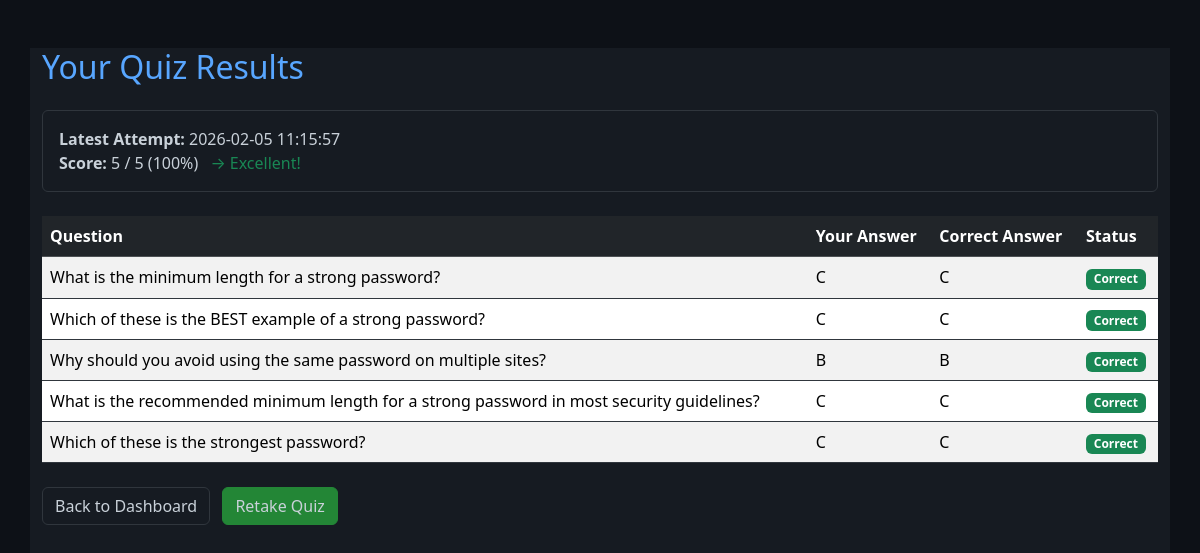
/results.php?lesson_id=1 (signed in), run on the app's committed database.
### tables this page shows
CREATE TABLE `user_answers` (
  `id` int(11) NOT NULL,
  `user_id` int(11) NOT NULL,
  `question_id` int(11) NOT NULL,
  `answer` text NOT NULL,
  `is_correct` tinyint(1) DEFAULT 0,
  `submitted_at` timestamp NOT NULL DEFAULT current_timestamp()
);

CREATE TABLE `questions` (
  `id` int(11) NOT NULL,
  `lesson_id` int(11) NOT NULL,
  `question` text NOT NULL,
  `options` text DEFAULT NULL,
  `correct_answer` varchar(255) NOT NULL,
  `type` enum('mcq','short') DEFAULT 'mcq'
);

### results.php (the view, shortened to what this page needs)
<?php
include 'db_connect.php';
$lesson_id = $_GET['lesson_id'] ?? 0;
$user_id   = $_SESSION['user_id'];
$stmt = $conn->prepare("
    SELECT ua.*, q.question, q.correct_answer
    FROM user_answers ua
    INNER JOIN questions q ON ua.question_id = q.id
    WHERE ua.user_id = ?
      AND q.lesson_id = ?
      AND ua.submitted_at = (
          SELECT MAX(submitted_at)
          FROM user_answers sub
          WHERE sub.user_id = ua.user_id
            AND sub.question_id = ua.question_id
      )
    ORDER BY ua.submitted_at DESC
");
$stmt->execute([$user_id, $lesson_id]);
$answers = $stmt->fetchAll(PDO::FETCH_ASSOC);
$total     = count($answers);
$correct   = 0;
foreach ($answers as $a) {
if ($a['is_correct']) $correct++;
}
$percentage = $total > 0 ? round(($correct / $total) * 100, 1) : 0;
$latest_attempt = $answers ? $answers[0]['submitted_at'] : '';
?>
<!DOCTYPE html>
<html lang="en">
<head>
<link href="https://cdn.jsdelivr.net/npm/bootstrap@5.3.3/dist/css/bootstrap.min.css" rel="stylesheet">
<link href="style.css" rel="stylesheet">
</head>
<body class="container mt-5">
<h2 class="mb-4">Your Quiz Results</h2>
<div class="alert alert-info mb-4">
<strong>Latest Attempt:</strong> <?= htmlspecialchars($latest_attempt ?: 'N/A') ?><br>
<strong>Score:</strong> <?= $correct ?> / <?= $total ?> (<?= $percentage ?>%)
<?php if ($percentage >= 80): ?>
    <span class="text-success ms-2">→ Excellent!</span>
<?php elseif ($percentage >= 60): ?>
    <span class="text-warning ms-2">→ Good – keep practicing</span>
<?php else: ?>
    <span class="text-danger ms-2">→ Review the lesson and try again</span>
<?php endif; ?>
</div>
<?php if (empty($answers)): ?>
<div class="alert alert-warning">
    No answers found for this quiz. Please take the quiz first.
</div>
<?php else: ?>
<table class="table table-striped table-hover">
    <thead class="table-dark">
        <tr>
            <th>Question</th>
            <th>Your Answer</th>
            <th>Correct Answer</th>
            <th>Status</th>
        </tr>
    </thead>
    <tbody>
        <?php foreach ($answers as $a): ?>
            <tr>
                <td><?= htmlspecialchars($a['question']) ?></td>
                <td><?= htmlspecialchars($a['answer'] ?: '—') ?></td>
                <td><?= htmlspecialchars($a['correct_answer']) ?></td>
                <td>
                    <?php if ($a['is_correct']): ?>
                        <span class="badge bg-success">Correct</span>
                    <?php else: ?>
                        <span class="badge bg-danger">Incorrect</span>
                    <?php endif; ?>
                </td>
            </tr>
        <?php endforeach; ?>
    </tbody>
</table>
<?php endif; ?>
<div class="mt-4">
<a href="dashboard.php" class="btn btn-secondary">Back to Dashboard</a>
<a href="lesson.php?id=<?= $lesson_id ?>" class="btn btn-primary ms-2">Retake Quiz</a>
</div>
</body>
</html>

### style.css (style rules this page uses)
* { box-sizing: border-box; }
html, body { background-color: #0d1117 !important; color: #c9d1d9 !important; margin: 0; padding: 0; min-height: 100vh; }
.container, .card, .alert, .table, .form-control, .btn { background-color: #161b22 !important; border-color: #30363d !important; color: #c9d1d9 !important; }
.btn-primary { background-color: #238636 !important; border-color: #238636 !important; }
a { color: #58a6ff !important; }
h1, h2, h3, h4, h5, h6 { color: #58a6ff !important; }

### data on the page
user_answers: submitted_at "2026-02-05 11:15:57", question.question "What is the minimum length for a strong password?", answer "C", question.correct_answer "C", is_correct "Correct"
user_answers: question.question "Which of these is the BEST example of a strong password?", answer "C", question.correct_answer "C", is_correct "Correct"
user_answers: question.question "Why should you avoid using the same password on multiple sites?", answer "B", question.correct_answer "B", is_correct "Correct"
user_answers: question.question "What is the recommended minimum length for a strong password in most security guidelines?", answer "C", question.correct_answer "C", is_correct "Correct"
user_answers: question.question "Which of these is the strongest password?", answer "C", question.correct_answer "C", is_correct "Correct"

### other printed values
$correct "5"
$total "5"
$percentage "100"
